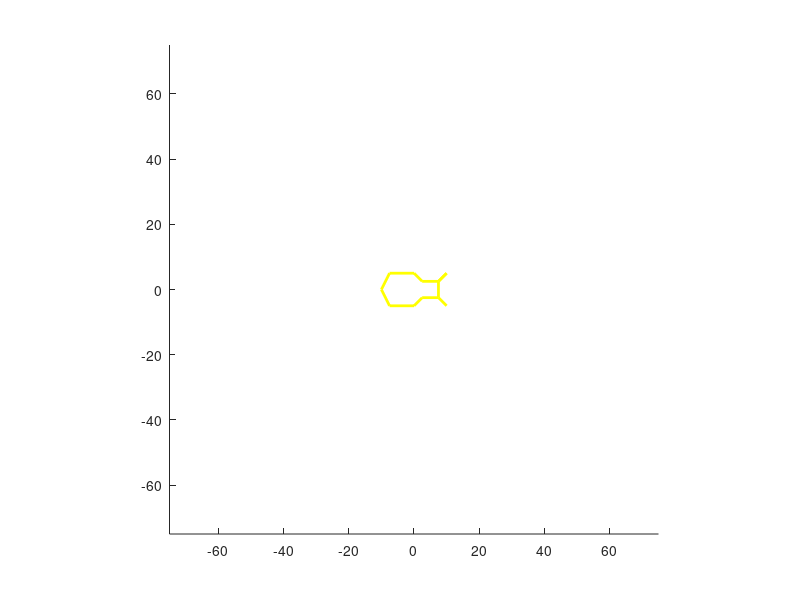

Reproduce this figure in MATLAB. (Note: this script raises an error after producing the figure.)
function movebug7
clear
clf
close all

global new_verts fverts
x=0;
y=0;

arena_size=75; %bigger arena makes things more interesting.
draw_robot() % show robot for the first time (no arguments)
axis([-arena_size arena_size -arena_size arena_size]);  % create dummy arena
set(gca,'color','k');
axis square
set(gca,'Visible','on');

t = 0;
DT=.1;
tstop = 200;
tvec = t:DT:tstop;

tgt = [150*rand(1,2)-[75. 75.]]; %food target location

%Make Food
food_lambda = (750-380)*rand() + 380; % food color
[R, G, B] = wavelength_to_RGB(food_lambda); % for the purposes of drawing

        
f_center = tgt;
f_width = 5;
food = rectangle('Position',[f_center(1)-f_width(1)/2,f_center(2)-f_width(1)/2,f_width(1),f_width(1)],'Curvature',[0.5,0.5],'EdgeColor',[R, G, B]);
set(food,'Position',[f_center(1)-f_width(1)/2,f_center(2)-f_width(1)/2,f_width(1),f_width(1)],'Curvature',[0.5,0.5]);

heading_angle=0;



xR = 10;   % Identify the X and Y coordinate of the R and L sensor from the
          % robot description
yR = -5;
xL = 10;
yL = 5;

% Compute the magnitude of the sensor info
%    
colorAll = color_sense(food_lambda); % single sensor; senses one value 
colorAll 

sensorL = sqrt((xL - f_center(1)).^2 + (yL - f_center(2)).^2);
sensorR = sqrt((xR - f_center(1)).^2 + (yR - f_center(2)).^2);
draw_robot(x,y, heading_angle);

last_food = 0; 
for k=1:length(tvec) 
    
    [motorL, motorR] = brain(sensorL, sensorR, colorAll);

    vel_left = motorL / 40;   % relate the left and right velocities to motor
                                % outputs
    vel_right = motorR / 40;
    
    heading_angle = heading_angle + atan(((vel_right - vel_left)) / 10); % update heading angle and x,y location of robot
    
    x = x + (vel_left + vel_right)./2 * DT * cos(heading_angle); %change x direction
    y = y + (vel_left + vel_right)./2 * DT * sin(heading_angle); %change y direction

% Compute the magnitude of the sensor info 
    sensorL = sqrt((xL - f_center(1)).^2 + (yL - f_center(2)).^2);
    sensorR = sqrt((xR - f_center(1)).^2 + (yR - f_center(2)).^2);

    if x>arena_size % have arena wrap on itself
        x=-arena_size;
    end
    if y>arena_size
        y=-arena_size;
    end
    if x<-arena_size
        x=arena_size;
    end
    if y<-arena_size
        y=arena_size;
    end
 
    % heading_angle = pi/2;
    draw_robot(x,y, heading_angle);
    drawnow
    
    xR = new_verts(1);   % Identify the X and Y coordinate of the R and L sensor from the
    %         robot description
    yR = new_verts(14);
    xL = new_verts(11);
    yL = new_verts(24);
    
    DL = sqrt((x - f_center(1)).^2 + (y - f_center(2)).^2);
    
    if DL < 10 || k-last_food>300 % get new food after certain time, or after eating
        last_food = k; % Timer 
        tgt = [150*rand(1,2)-[75. 75.]]; % New food position
        food_lambda = (750-380)*rand() + 380; % New food color 

        f_center = tgt;
        colorAll = color_sense(food_lambda); % New neural input 
        colorAll
        [R, G, B] = wavelength_to_RGB(food_lambda); 
        
        set(food,'Position',[f_center(1)-f_width(1)/2,f_center(2)-f_width(1)/2,f_width(1),f_width(1)],'Curvature',[0.5,0.5], 'EdgeColor', [R, G, B]);
    end
end



function draw_robot(x,y,heading_angle)
persistent nverts npts verts linewidth color hrobot
global new_verts fverts 

%persistent variables are local to the function but kept in memory for the
%next function call


if(nargin < 3)
    % initialize
    [verts linewidth color] = robot_coords;
    fverts=verts;
    nverts = size(verts,1);
    npts = size(verts, 2);
    figure(1);
    hold on;
    % Show the robot's current location
    for i=1:nverts
        hrobot(i) = plot(verts(i,1:(npts/2)), verts(i,(npts/2+1):npts),'color',color(i,:),'linewidth',linewidth(i));
    end
    
else
    % redraw the robot in the new configuration
    tmp_verts = verts;
    
    % adjust heading - rotate the entire robot
    cosa = cos(heading_angle);
    sina = sin(heading_angle);
    new_verts(:,1:(npts/2)) =  x + cosa * tmp_verts(:,1:(npts/2)) - sina * tmp_verts(:,(npts/2+1):npts);
    new_verts(:,(npts/2+1):npts) =  y + sina * tmp_verts(:,1:(npts/2)) + cosa * tmp_verts(:,(npts/2+1):npts);
    
    figure(1);
    hold on
    for i=1:nverts
        set(hrobot(i),'xdata',new_verts(i,1:(npts/2)),'ydata',new_verts(i,(npts/2+1):npts));
    end
    

   
end
%--------------------------------------------------------------------------
% end of draw_robot
%--------------------------------------------------------------------------

%--------------------------------------------------------------------------
% robot_coords
%--------------------------------------------------------------------------
function [verts, width, color] = robot_coords

height=10;
width=5;

% the first set of coordinates are for x, the next set are for y.  All
% hard-coded in current iteration..

c=1;

  
xc=[10. 7.5   2.5  0. -7.5 -10 -7.5 0. 2.5 7.5 10. 7.5 7.5];
yc=[-5.  -2.5 -2.5 -5. -5. 0 5. 5. 2.5 2.5  5.   2.5 -2.5];

verts(c, :) = [xc'; yc'];



width(c) = 2; color(c,:) = [1 1 0]; c=c+1;
%--------------------------------------------------------------------------
% end of robot_coords
%--------------------------------------------------------------------------      
function output = color_sense(lambda)
    global tune_l
    n1 = f(lambda, tune_l(1)); 
    n2 = f(lambda, tune_l(2)); 
    n3 = f(lambda, tune_l(3)); 
    n4 = f(lambda, tune_l(4)); 
    output = color_net([n1; n2; n3; n4;]); 
    
function [motorL, motorR] = brain(sensorL, sensorR, colorAll)
  color_names = {'Violet', 'Blue', 'Green', 'Yellow', 'Orange', 'Red'}; % Categories, for reference
  thresh = 0.5; % threshold for detection
  
  % COWARD (uncomment for action); % coward if it detects red
  if(colorAll(6)>thresh)
   motorL = 500 - sensorL; 
   motorR = 500 - sensorR; 
   return
  end
  
  % AGGRESSOR
  motorL = 500 - sensorR;   % compute a relationship of sensor input to motor output
  motorR = 500 - sensorL;
  
